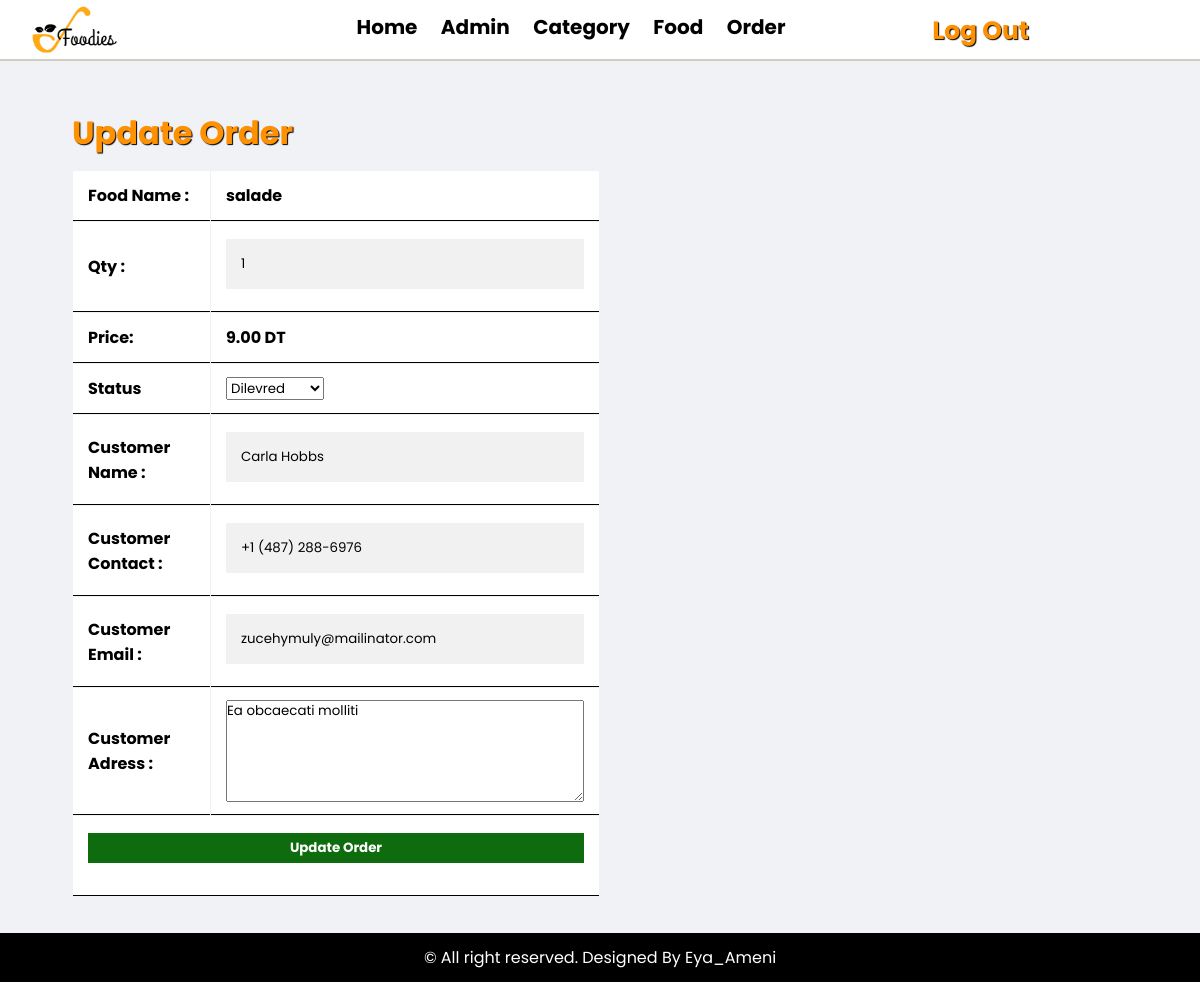
The page /admin/update-order.php?id=6 (signed in) on the database its author committed.
### tables this page shows
CREATE TABLE IF NOT EXISTS `commande` (
  `id` int(10) UNSIGNED NOT NULL AUTO_INCREMENT,
  `food_id` int(10) UNSIGNED NOT NULL,
  `qty` int(11) NOT NULL,
  `total` decimal(10,2) NOT NULL,
  `order_date` datetime DEFAULT NULL,
  `status` varchar(50) NOT NULL,
  `customer_name` varchar(150) NOT NULL,
  `customer_contact` varchar(20) NOT NULL,
  `customer_email` varchar(150) NOT NULL,
  `customer_address` varchar(150) NOT NULL,
  PRIMARY KEY (`id`),
  KEY `food_id` (`food_id`)
);

CREATE TABLE IF NOT EXISTS `food` (
  `id` int(10) UNSIGNED NOT NULL AUTO_INCREMENT,
  `title` varchar(100) NOT NULL,
  `description` text NOT NULL,
  `price` decimal(10,2) NOT NULL,
  `image_name` varchar(255) DEFAULT NULL,
  `category_id` int(10) UNSIGNED NOT NULL,
  `featured` varchar(10) NOT NULL,
  `active` varchar(10) NOT NULL,
  PRIMARY KEY (`id`)
);

### admin/update-order.php (the view, shortened to what this page needs)
	<?php
include('partie/menu.php');
?>
<div class="main-content">
	<div class="wrapper">
		<h1 class="title">Update Order</h1>
	<?php
		if (isset($_GET ['id'])){
		$id =$_GET['id'];
		$sql = "SELECT c.id,food_id,qty,status,customer_name,customer_contact,customer_email,customer_address ,title ,price FROM commande c ,food f WHERE f.id=c.food_id AND c.id=$id";
		$res= mysqli_query($conn,$sql) or die(mysqli_error($conn)) ;
			$count =mysqli_num_rows($res);
			if ($count==1){
				$rows=mysqli_fetch_assoc($res);
					$food=$rows['title'];
					$price=$rows['price'];
					$qty=$rows['qty'];
					$status=$rows['status'];
					$customer_name=$rows['customer_name'];
					$customer_contact=$rows['customer_contact'];
					$customer_email=$rows['customer_email'];
					$customer_address=$rows['customer_address'];
			}
			else{
				echo "<tr><td colspan ='12' class='error'>Orde not Available</td></tr>";
				}
				}
			else{
				echo "<tr><td colspan ='12' class='error'>Order not Available</td></tr>";
		}
		?>
		<form action="" method="POST">
			<table class="tbl-2">
				<tr>
					<td>Food Name :</td>
					<td><b><?php echo $food; ?></b></td>
				</tr>
				<tr>
					<td>Qty :</td>
					<td><input type="number" name="qty" value="<?php echo $qty; ?>" placeholder="  Enter your username" required></td>
				</tr>
				<tr>
					<td>Price:</td>
					<td><b><?php echo $price; ?>&nbspDT</b></td>
				</tr>
				<tr>
					<td> Status</td>
					<td>
							<select name="status">
									<option <?php if($status == "Dilevred"){echo "selected";} ?> value="Dilevred">Dilevred</option>
							</select>
					</td>
				</tr>
				<tr>
					<td>Customer Name :</td>
					<td><input type="text" name="customer_name" value="<?php echo $customer_name; ?>"></td>
				</tr>
				<tr>
					<td>Customer Contact :</td>
					<td><input type="text" name="customer_contact" value="<?php echo $customer_contact; ?>"></td>
				</tr>
				<tr>
					<td>Customer Email :</td>
					<td><input type="text" name="customer_email" value="<?php echo $customer_email; ?>"></td>
				</tr>
				<tr>
					<td>Customer Adress :</td>
					<td><textarea name="customer_address" cols="30" rows="5" ><?php echo $customer_address;?> </textarea></td>
				</tr>
				<tr>
					<td colspan="2">
					<input type="submit" name="submit" value="Update Order" class="btn-secondary"></td>
				</tr>
			</table>
		</form>
	</div>
</div>
<?php
include('partie/footer.php');
?>

### admin/admin.css (style rules this page uses)
* { margin: 0; padding: 0; font-family: 'Poppins', sans-serif; box-sizing: border-box; }
.wrapper { padding: 1%; width: 90%; margin : 0 auto; }
.tbl-2 { width: 50%; }
input { padding: 9px; }
table { width:100%; border-collapse:separate; border-spacing:1px; caption-side:bottom; }
td,th { padding:12px 15px; border-bottom: 1px solid black; font-family: 'Poppins', sans-serif; font-weight: bold; }
tr { background:white; }
.btn-secondary { background-color: #0e6b0e; padding: 5px; padding-left: 9px; padding-right: 9px; margin-bottom: 20px; color: white; text-decoration: none; font-weight: bold; }
.main-content { background-color: #f1f2f6; padding: 3% 0; padding-bottom: 2%; }
.title { color: #ff9100; text-shadow: 1px 1px 1px black; margin-bottom: 13px; }
input { width: 100%; padding: 15px; margin: 5px 0 10px 0; display: inline-block; border: none; background: #f1f1f1; color: black; }

### rows shown on the page
commande: food.title "salade", qty "1", food.price "9.00", status "Dilevred", customer_name "Carla Hobbs", customer_contact "+1 (487) 288-6976", customer_email "zucehymuly@mailinator.com", customer_address "Ea obcaecati molliti"
